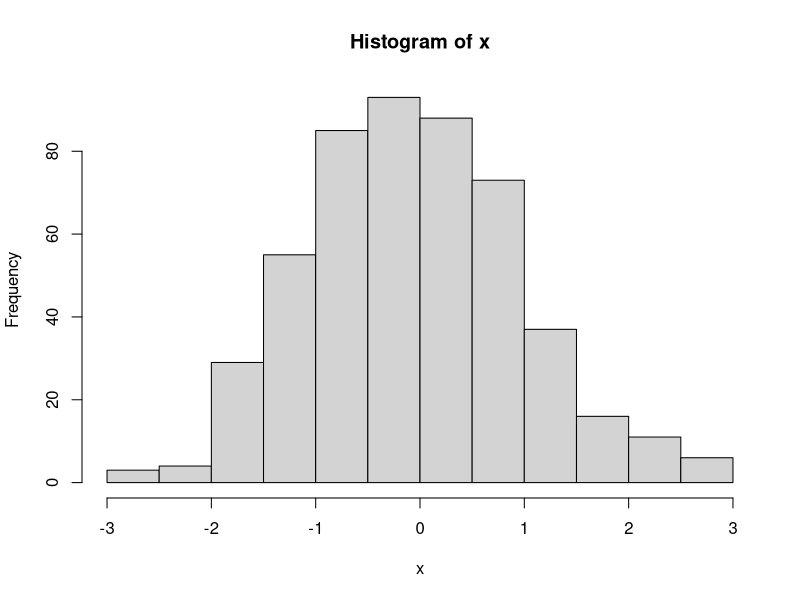
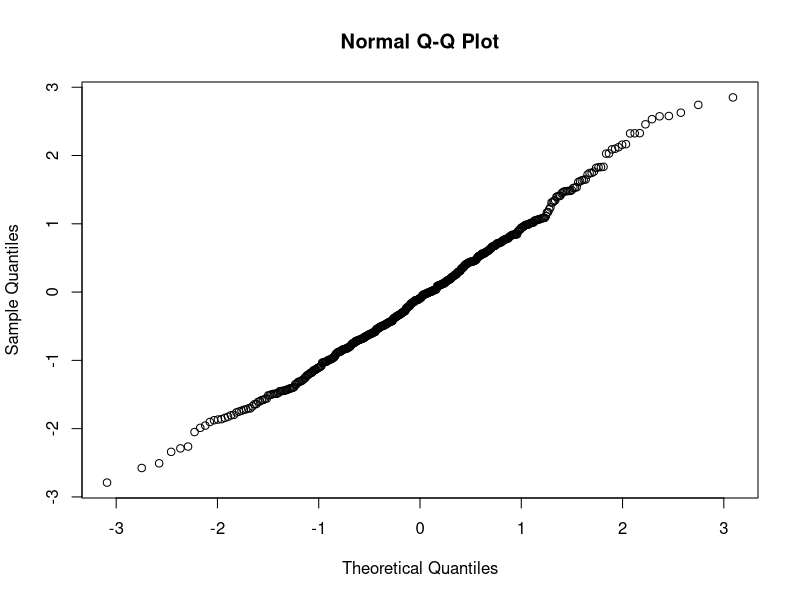
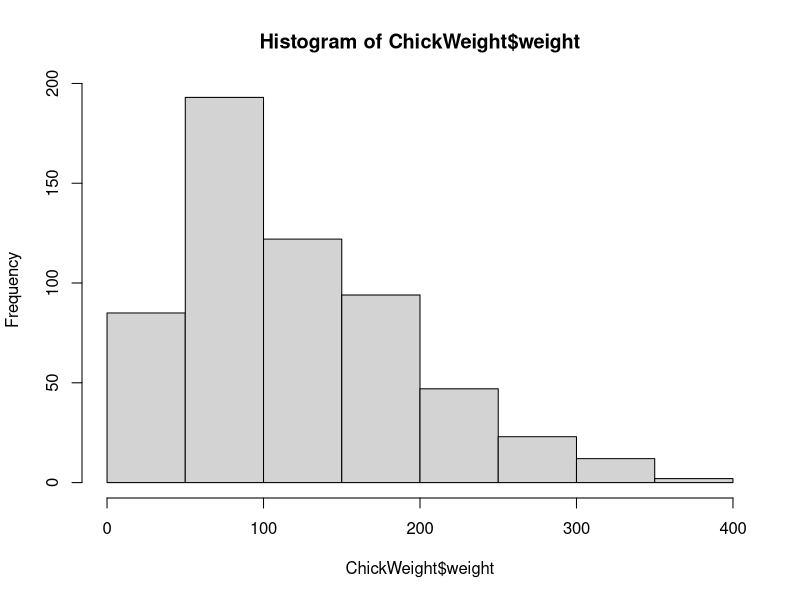
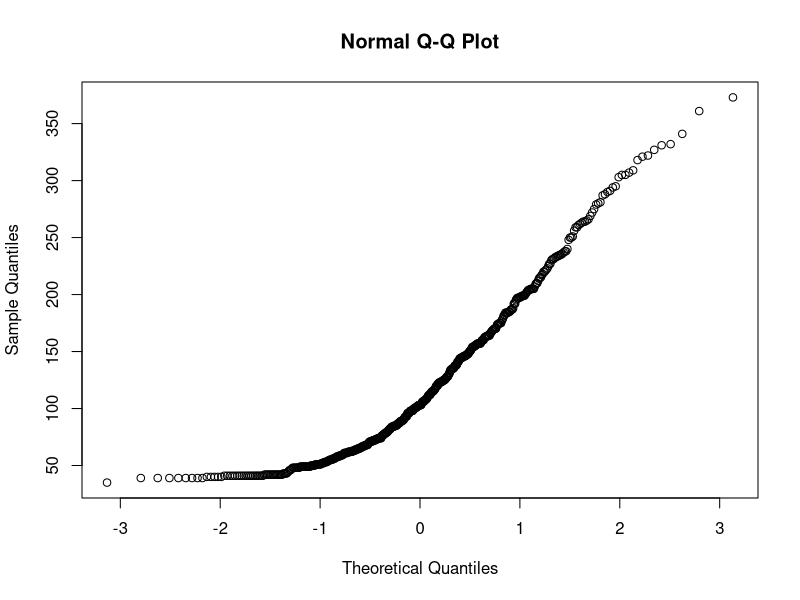
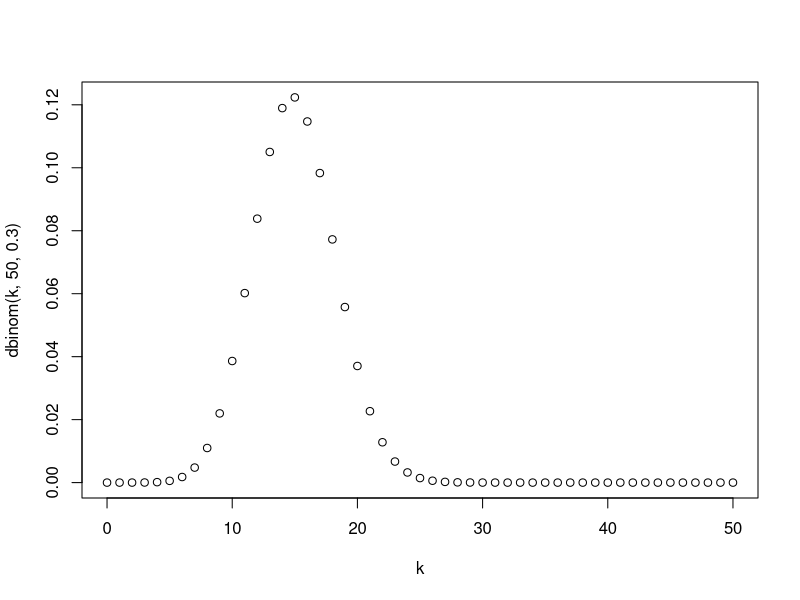

These charts were generated, in order, by the following R code:
## ---- chunk 1
x <- rnorm(500)
hist(x)
## ---- chunk 2
qqnorm(x)
## ---- chunk 3
library(car)
data("ChickWeight")
head(ChickWeight)
dim(ChickWeight)
## ---- chunk 4
summary(ChickWeight)
## ---- chunk 5
hist(ChickWeight$weight)
## ---- chunk 6
qqnorm(ChickWeight$weight)
## ---- chunk 7
k = seq(0,50)
plot(k,dbinom(k,50,.3))
